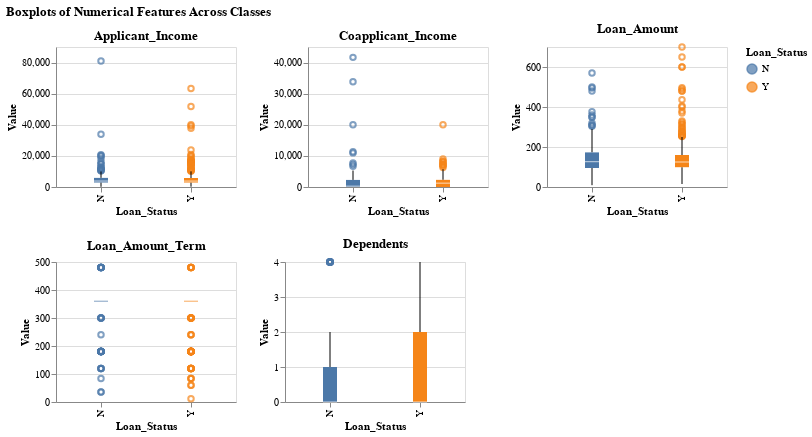

Notebook source saved alongside this figure:
### Markdown cell above
The boxplots of the numerical features across the two classes confirm the above-mentioned finding in a new light. `Applicant_Income` and `Coapplicant_Income` show wider distributions for approved applications, indicating that applicants with stronger or more stable earnings are more likely to be approved. `Loan_Amount` displays a noticeably fatter right tail for approved cases, though with considerable overlap between the classes. In contrast, `Loan_Term` exhibits similar quartiles across both groups, suggesting that loan duration does not meaningfully differentiate approved from rejected applications. Overall, the boxplots reinforce that income-related features and loan amount contribute more substantially to loan approval outcomes, while loan term plays a limited role.

### Code cell
eda.boxplot_feature_plots(
    data=df,
    numerical_cols=numerical_features,
    target=target_name,
    columns=3
)

### Figure 1 — Vega-Lite specification as saved in the notebook (floating-point values rounded to 4 significant figures; data arrays with more than 128 entries replaced by an {"elided": "..."} marker saying what was removed)
{"config": {"view": {"continuousWidth": 300, "continuousHeight": 300}}, "vconcat": [{"hconcat": [{"mark": {"type": "boxplot"}, "encoding": {"color": {"field": "Loan_Status", "title": "Loan_Status", "type": "nominal"}, "x": {"field": "Loan_Status", "title": "Loan_Status", "type": "nominal"}, "y": {"field": "Applicant_Income", "scale": {"zero": false}, "title": "Value", "type": "quantitative"}}, "height": 140, "title": "Applicant_Income", "width": 180}, {"mark": {"type": "boxplot"}, "encoding": {"color": {"field": "Loan_Status", "title": "Loan_Status", "type": "nominal"}, "x": {"field": "Loan_Status", "title": "Loan_Status", "type": "nominal"}, "y": {"field": "Coapplicant_Income", "scale": {"zero": false}, "title": "Value", "type": "quantitative"}}, "height": 140, "title": "Coapplicant_Income", "width": 180}, {"mark": {"type": "boxplot"}, "encoding": {"color": {"field": "Loan_Status", "title": "Loan_Status", "type": "nominal"}, "x": {"field": "Loan_Status", "title": "Loan_Status", "type": "nominal"}, "y": {"field": "Loan_Amount", "scale": {"zero": false}, "title": "Value", "type": "quantitative"}}, "height": 140, "title": "Loan_Amount", "width": 180}]}, {"hconcat": [{"mark": {"type": "boxplot"}, "encoding": {"color": {"field": "Loan_Status", "title": "Loan_Status", "type": "nominal"}, "x": {"field": "Loan_Status", "title": "Loan_Status", "type": "nominal"}, "y": {"field": "Loan_Amount_Term", "scale": {"zero": false}, "title": "Value", "type": "quantitative"}}, "height": 140, "title": "Loan_Amount_Term", "width": 180}, {"mark": {"type": "boxplot"}, "encoding": {"color": {"field": "Loan_Status", "title": "Loan_Status", "type": "nominal"}, "x": {"field": "Loan_Status", "title": "Loan_Status", "type": "nominal"}, "y": {"field": "Dependents", "scale": {"zero": false}, "title": "Value", "type": "quantitative"}}, "height": 140, "title": "Dependents", "width": 180}]}], "data": {"name": "data-a81afb8ad7120a4802400c0851894ebc"}, "title": "Boxplots of Numerical Features Across Classes", "$schema": "https://vega.github.io/schema/vega-lite/v5.20.1.json", "datasets": {"data-a81afb8ad7120a4802400c0851894ebc": {"elided": "614 records"}}}
